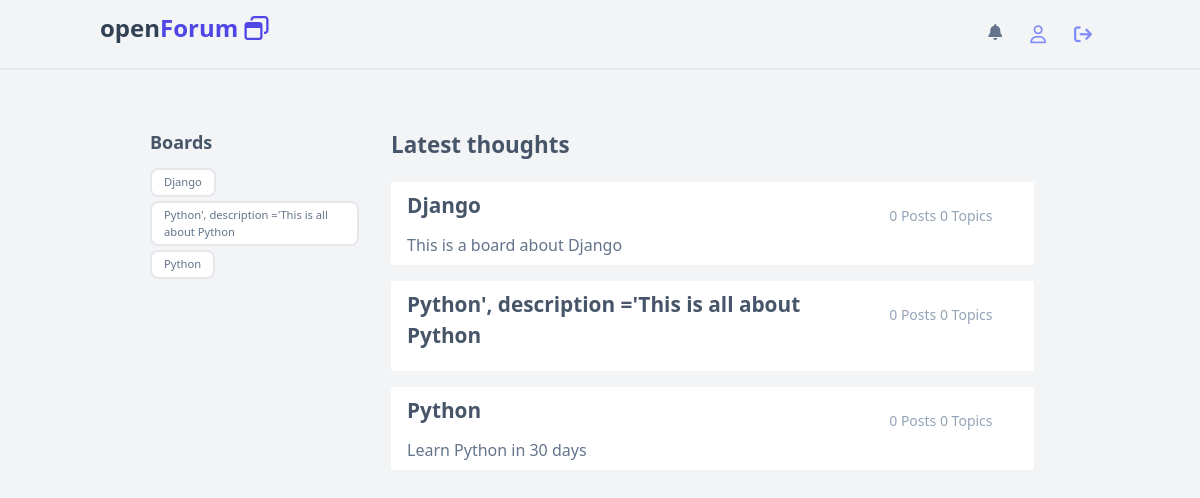
/home/, run on an earlier commit of the app's database.
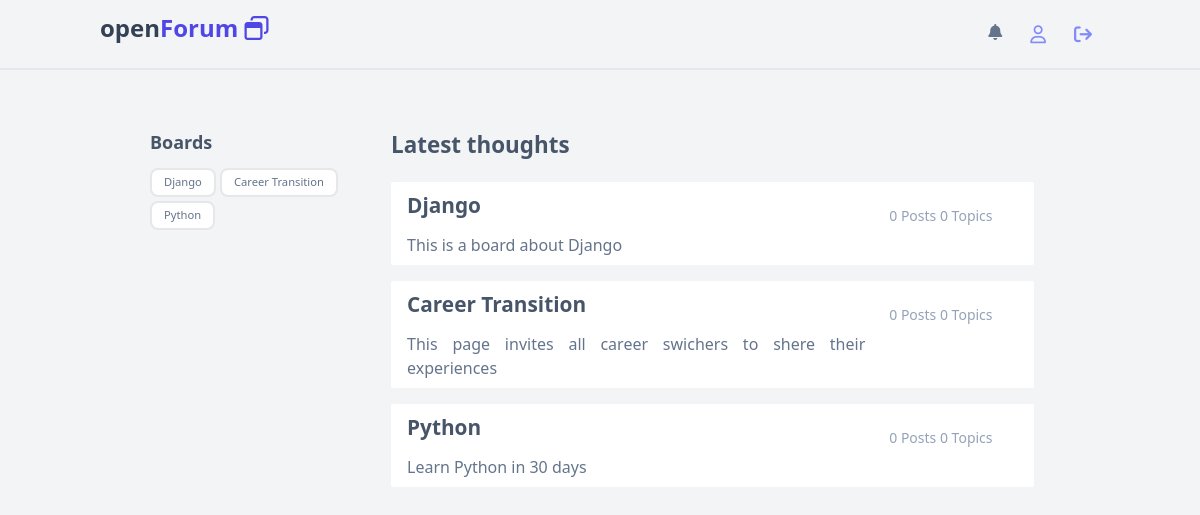
And on a later commit of the database.
### boards/models.py (models this page shows, shortened)
class Board(models.Model):
    name = models.CharField(max_length=30, unique=True)
    description = models.CharField(max_length=100)

### boards/views.py (the view)
# urls.py: path('home/', views.home, name='home'),
def home(request, *args, **kwargs):
    boards = Board.objects.all()
    return render(request, 'home.html',{'boards': boards})

### boards/templates/home.html (shortened to what this page needs)
<!DOCTYPE html>
<html>
  <head>
    <script src="https://cdn.tailwindcss.com"></script>
  </head>
  <body class="bg-gray-100">
    <nav class="w-full border-b-2 border-slate-200 absolute fixed">
      <div class="w-full max-w-[1000px] mx-auto py-3 flex justify-between">
        <h1 class="text-2xl font-semibold text-slate-700">
          open<span class="text-indigo-600"
            >Forum <i class="fa-regular fa-window-restore"></i
          ></span>
        </h1>
        <div class="flex gap-2">
          <span class="p-2 text-slate-500"
            ><i class="fa-solid fa-bell"></i
          ></span>
          <span class="text-lg px-3 py-2"
            ><i class="fa-regular fa-user text-indigo-400"></i
          ></span>
          <span class="text-lg px-2 py-2"
            ><a href=""
              ><i
                class="fa-solid fa-arrow-right-from-bracket text-indigo-400"></i></a
          ></span>
        </div>
      </div>
    </nav>
    <section class="w-full pt-16">
      <div class="w-full max-w-[900px] mx-auto grid grid-cols-8">
        <div class="col-span-2 py-16 pr-4">
          <p class="text-lg font-semibold text-slate-600">Boards</p>
          <div class="py-3 flex flex-wrap gap-1">
            {% for board in boards%}
            <a
              href=""
              class="py-1 px-3 border-2 rounded-lg h-fit text-[.7rem] text-slate-500 bg-white"
              >{{board.name}}</a
            >
            {% endfor%}
          </div>
        </div>
        <div class="col-span-6 py-16 px-4">
          <h2 class="text-[1.4rem] font-semibold text-slate-600">
            Latest thoughts
          </h2>
          <div class="mt-5">
            {% for board in boards%}
            <a
              href="board/{{board.id}}"
              class="bg-white py-2 px-4 grid grid-cols-8 mb-4 rounded-sm">
              <div class="col-span-6">
                <h3 class="text-slate-600 font-bold text-[1.3rem] mb-3">
                  {{ board.name}}
                </h3>
                <p class="text-slate-500 text-md text-justify">
                  {{board.description}}
                </p>
              </div>
              <div class="col-span-2 pl-2">
                <div class="text-sm text-slate-400 p-4">
                  <span>0 Posts</span> <span>0 Topics</span>
                </div>
              </div>
            </a>
            {% endfor%}
          </div>
        </div>
      </div>
    </section>
  </body>
</html>

What changed in the data, as far as the page shows it:
changed Board: name "Python', description ='This is all about Python" → "Career Transition"; description (not shown) → "This page invites all career swichers to shere their experiences"
